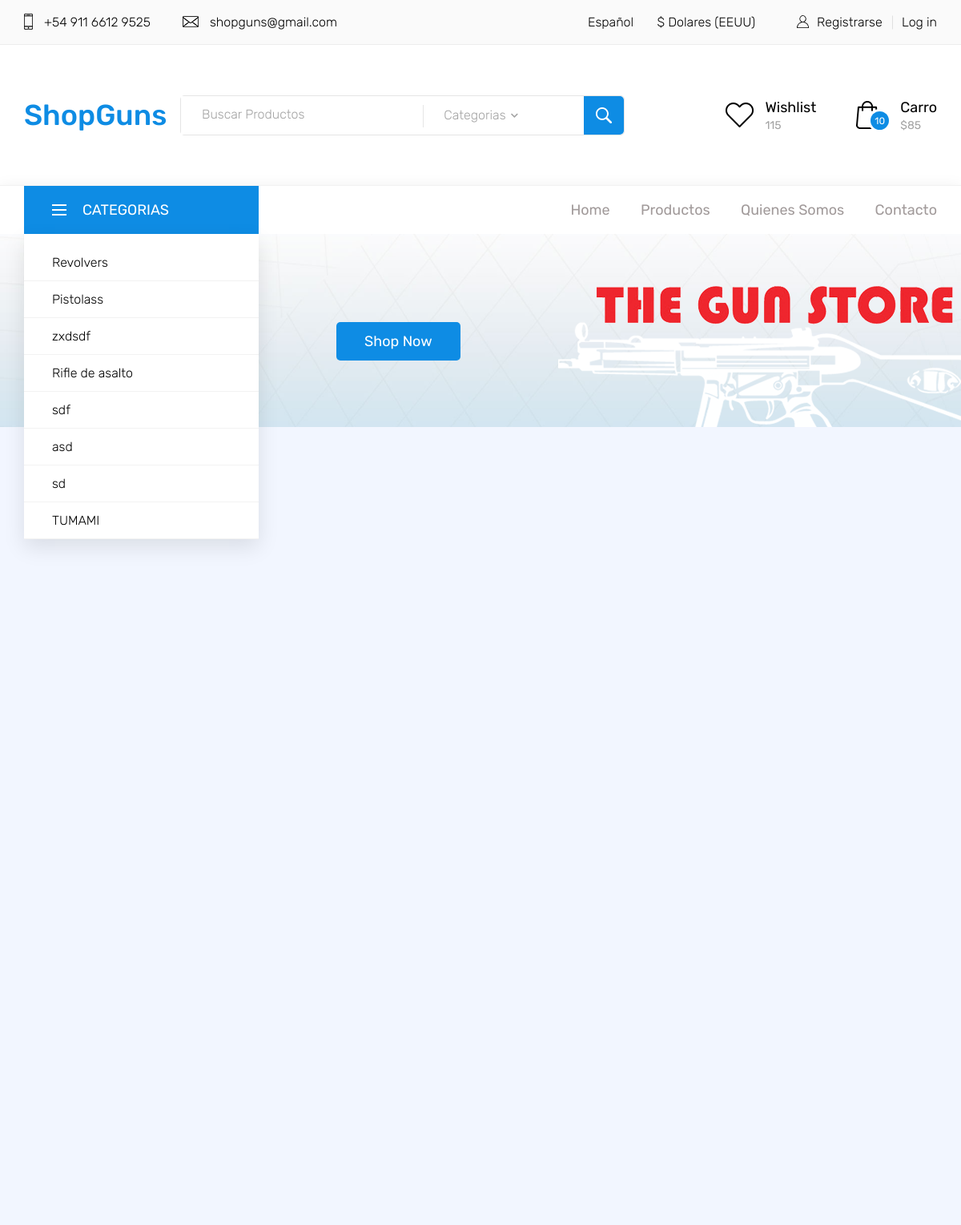
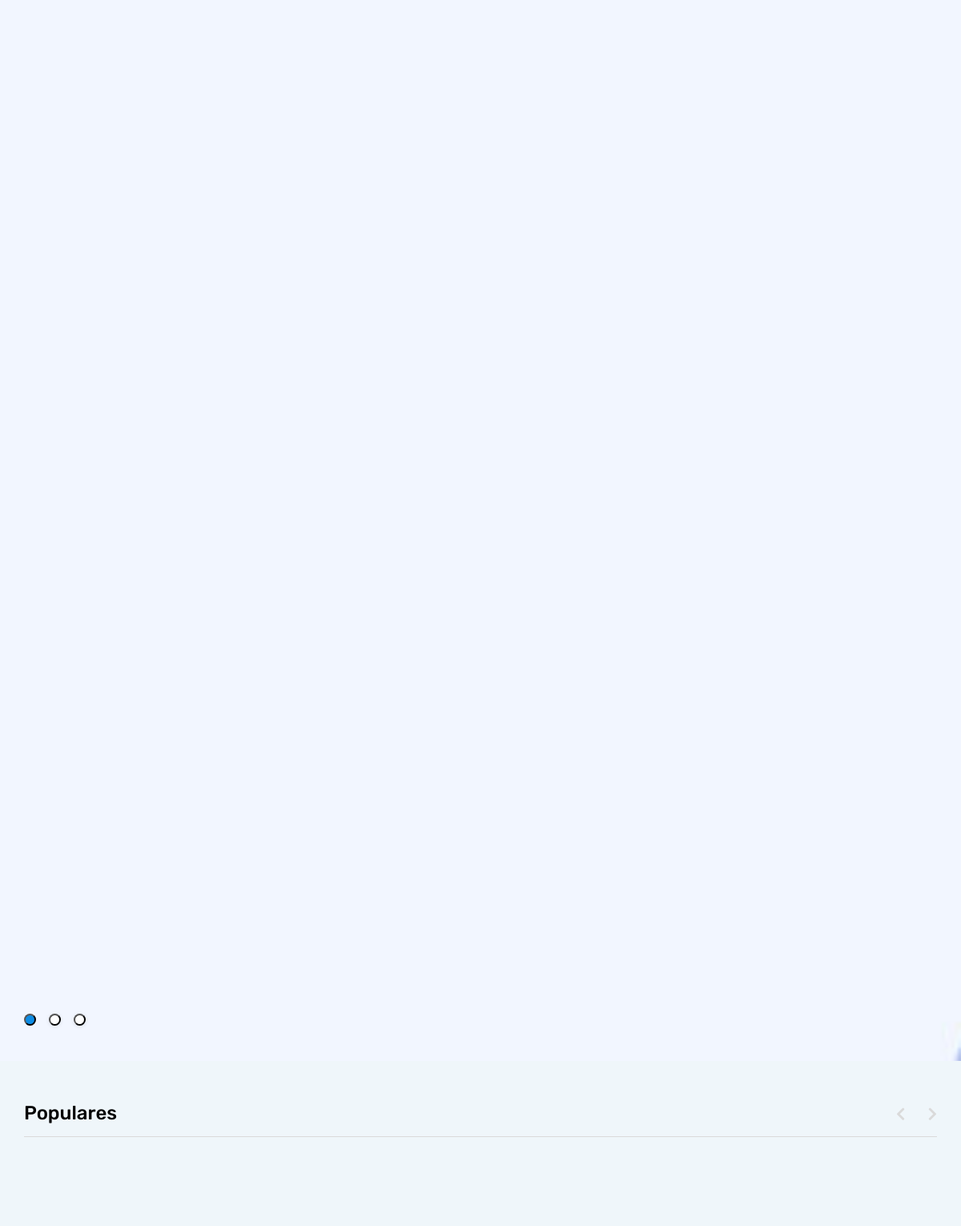
Before: /tp7/front/index.php (upper part) with the older database file (2 pictures, top to bottom).
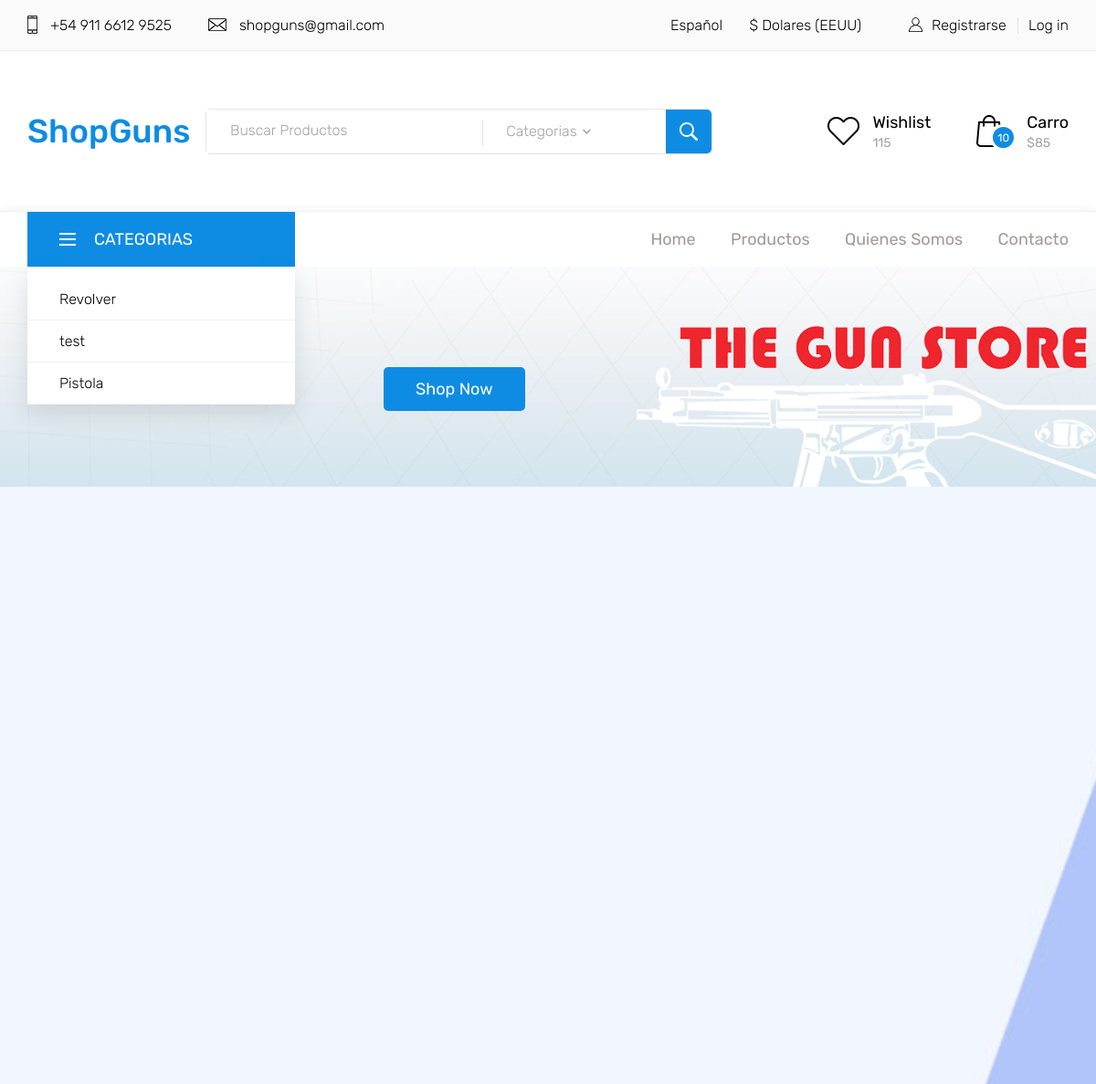
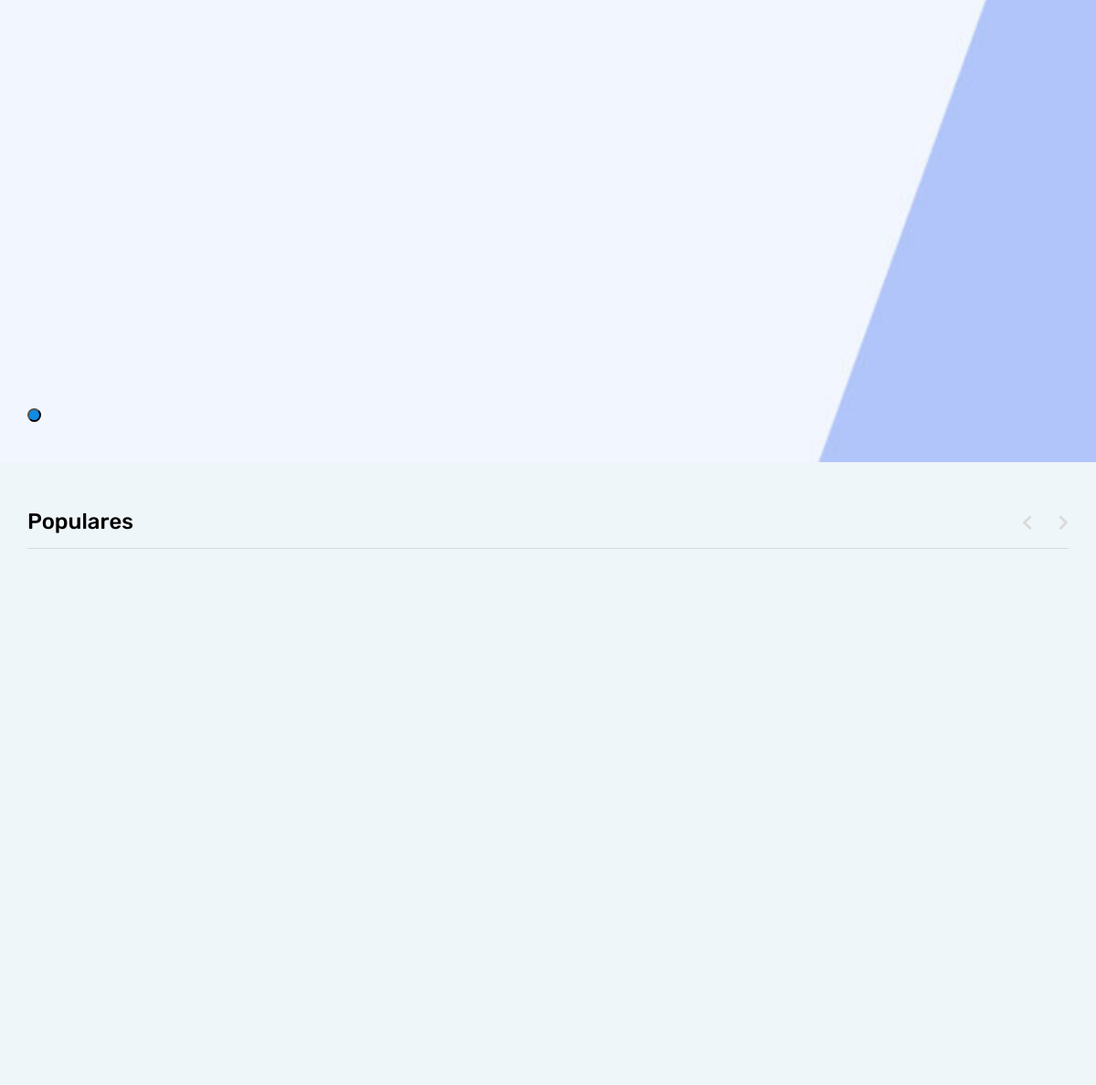
After: the same page with the newer database file (2 pictures, top to bottom).
### tables this page shows
CREATE TABLE IF NOT EXISTS `categorias` (
  `idCategoria` int(11) NOT NULL AUTO_INCREMENT,
  `nombreCategoria` varchar(50) NOT NULL,
  PRIMARY KEY (`idCategoria`)
);

### tp7/dao/categoria.php (called while the page is built, shortened)
<?php
class CategoriaDao {
    public static function ObtenerTodos()
    {
        $cont = 0;
        $arrayCat = array();
        $DBH = new PDO("mysql:host=127.0.0.1;dbname=sistema", "root", "");
		$query = 'SELECT * FROM categorias';
		$STH = $DBH->prepare($query);
        $STH->setFetchMode(PDO::FETCH_ASSOC);
        $STH->execute();
        if ($STH->rowCount() > 0)
        {
            while($row = $STH->fetch())
            {
                $cat = new Categoria();
                $cat->idCategoria = $row['idCategoria'];
                $cat->nombreCategoria = $row['nombreCategoria'];
                $arrayCat[$cont] = $cat;
                $cont++;
            }
        }
        return  $arrayCat;
    }
}
?>

### tp7/front/index.php (the view, shortened to what this page needs)
<!DOCTYPE html>
<html lang="en">
<head>
</head>
<body>
<div class="super_container">
	<header class="header">
		<?php
    	include_once('referencias/main-navigation.php');
    	?>
						</div>
					</div>
				</div>
			</div>
		</nav>
	<div class="banner">
		<div class="banner_background" style="background-image:url(images/banner_background.jpg)"></div>
		<div class="container fill_height">
			<div class="row fill_height">
				<div class="banner_product_image"><img src="images/imagenportada.png" alt=""></div>
				<div class="col-lg-5 offset-lg-4 fill_height">
					<div class="banner_content">
						<div class="button banner_button"><a href="#">Shop Now</a></div>
					</div>
				</div>
			</div>
		</div>
	</div>
	<div class="banner_2">
		<div class="banner_2_background" style="background-image:url(images/banner_2_background.jpg)"></div>
		<div class="banner_2_container">
			<div class="banner_2_dots"></div>
		</div>
	</div>
<div class="viewed">
	<div class="container">
		<div class="row">
			<div class="col">
				<div class="viewed_title_container">
					<h3 class="viewed_title">Populares</h3>
					<div class="viewed_nav_container">
						<div class="viewed_nav viewed_prev"><i class="fas fa-chevron-left"></i></div>
						<div class="viewed_nav viewed_next"><i class="fas fa-chevron-right"></i></div>
					</div>
				</div>
				<div class="viewed_slider_container">
				</div>
			</div>
		</div>
	</div>
</div>
	</div>
</body>
</html>

### tp7/front/referencias/main-navigation.php
<?php
include_once ($_SERVER["DOCUMENT_ROOT"] . '/shopguns/tp7/dao/categoria.php');
?>
<nav class="main_nav">
    <div class="container">
        <div class="row">
            <div class="col">
                <div class="main_nav_content d-flex flex-row">
                    <div class="cat_menu_container">
                        <div class="cat_menu_title d-flex flex-row align-items-center justify-content-start">
                            <div class="cat_burger"><span></span><span></span><span></span></div>
                            <div class="cat_menu_text">Categorias</div>
                        </div>
                        <ul class="cat_menu">
                        <?php foreach (CategoriaDao::obtenerTodos() as $item)
                            {?>
                                <li><a href="/ShopGuns/tp7/front/shop.php?TextoBuscar=No&categoria=<?php echo $item->nombreCategoria ?>"><?php echo $item->nombreCategoria ?><i class="fas fa-chevron-right ml-auto"></i></a></li>
                                <?php
                            }
                        ?>
                        </ul>
                    </div>
                    <div class="main_nav_menu ml-auto">
                        <ul class="standard_dropdown main_nav_dropdown">
                            <li><a href="#">Home<i class="fas fa-chevron-down"></i></a></li>
                            <li><a href="/ShopGuns/tp7/front/shop.php?categoria=No&TextoBuscar=No">Productos<i class="fas fa-chevron-down"></i></a></li>
                            <li><a href="/ShopGuns/tp7/front/QuienesSomos.php">Quienes Somos<i class="fas fa-chevron-down"></i></a></li>
                            <li><a href="contact.html">Contacto<i class="fas fa-chevron-down"></i></a></li>
                        </ul>
                    </div>

Changed rows visible on the page:
removed categorias: nombreCategoria "Revolvers"
removed categorias: nombreCategoria "Pistolass"
removed categorias: nombreCategoria "Rifle de asalto"
removed categorias: nombreCategoria "sdf"
removed categorias: nombreCategoria "asd"
removed categorias: nombreCategoria "sd"
changed categorias: nombreCategoria "zxdsdf" → "Revolver"
added categorias: nombreCategoria "test"
changed categorias: nombreCategoria "TUMAMI" → "Pistola"
